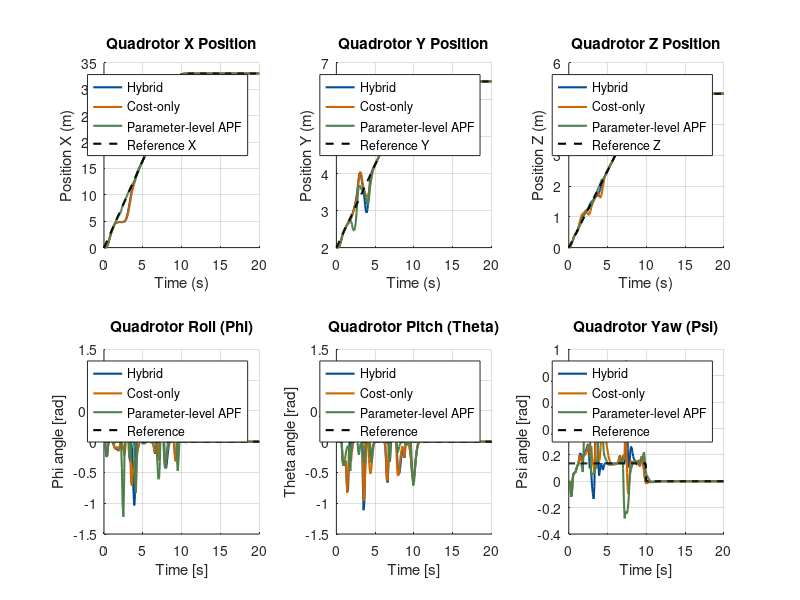
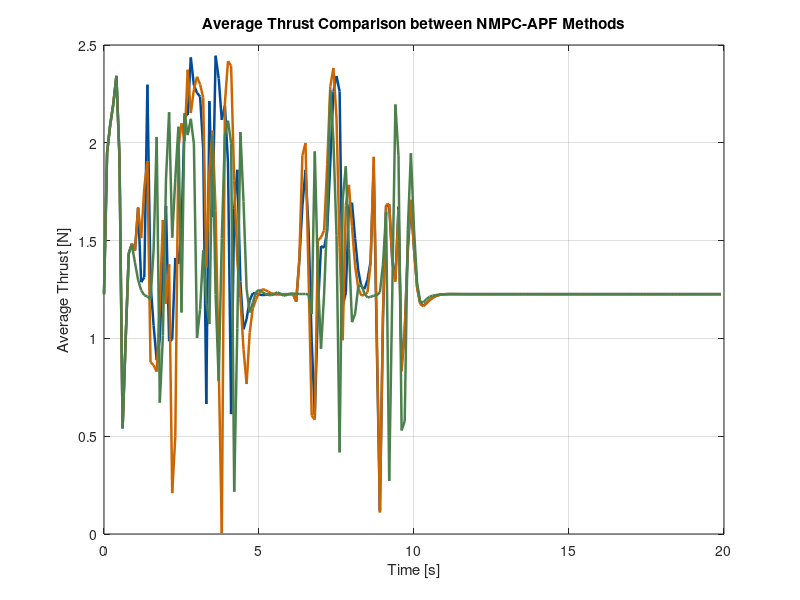

The MATLAB source for these figures, in order: (Note: this script raises an error after producing the figures.)
trajectory = 1;

obs_radius_val = 0.5; % semua radius sama
z_pos = 1.0;          % tinggi referensi (anggap obstacle menempel ground, drone terbang di atas)

% posisi obstacle (manual supaya jaraknya tidak terlalu dekat)
if trajectory == 1
    num_obs = 17; 
    obs_center = [ 6  6  6  8   12   12   15   15   16   18   18   22  23   24  26  29   30 ;   % x
                   9  6  3  1.8  4   6.8   6   1.5  8.2  6.2  2.8  2   4.8  8   4   2.2  7.0 ;   % y
                   z_pos*ones(1,num_obs) ];       % z

    obs_radius = obs_radius_val * ones(1,num_obs);
else
    num_obs = 2.0; 
    obs_center = [ 3.25 6.5;   % x
                   2.5 1.5;   % y
                   z_pos*ones(1,num_obs) ];       % z

    obs_radius = obs_radius_val * ones(1,num_obs);
end

% Load hasil simulasi
load('sim_single.mat','results'); results_single = results;
load('sim_multi.mat','results');  results_multi  = results;
load('sim_multi3.mat','results');  results_multi3  = results;

% --- Time vector untuk state (N_sim+1) ---
t_single = (0:size(results_single.history_x,2)-1)*results_single.dt;
t_multi  = (0:size(results_multi.history_x,2)-1)*results_multi.dt;
t_multi3  = (0:size(results_multi3.history_x,2)-1)*results_multi3.dt;
x_ref = results_single.history_x_ref(1,:);
y_ref = results_single.history_x_ref(2,:);
z_ref = results_single.history_x_ref(3,:);

% --- Time vector untuk kontrol (N_sim) ---
t_u_single = (0:size(results_single.history_u,2)-1) * results_single.dt;
t_u_multi  = (0:size(results_multi.history_u,2)-1) * results_multi.dt;
t_u_multi3  = (0:size(results_multi3.history_u,2)-1) * results_multi3.dt;

color1 = [0.00,0.30,0.60];
color2 = [0.80,0.40,0.00];
color3 = [0.30,0.50,0.30];

% Plot the states.
fig = figure(1); % Fokus pada figure 1
set(fig, 'Name', 'Quadrotor Trajectory Comparison', 'NumberTitle', 'off');
clf(fig);

% --- Plot Posisi X ---
subplot(2,3,1);
hold on;
plot(t_single, results_single.history_x(1,:), 'Color', color1, 'LineWidth', 1.5);
plot(t_multi, results_multi.history_x(1,:), 'Color', color2, 'LineWidth', 1.5);
plot(t_multi3, results_multi3.history_x(1,:), 'Color', color3, 'LineWidth', 1.5);
plot(t_single, results_single.history_x_ref(1,:), 'k--', 'LineWidth', 1.5);
grid on;
xlabel('Time (s)');
ylabel('Position X (m)');
legend('Hybrid', 'Cost-only', 'Parameter-level APF','Reference X', 'Location','best');
title('Quadrotor X Position');
hold off;

% --- Plot Posisi Y ---
subplot(2,3,2);
hold on;
plot(t_single, results_single.history_x(2,:), 'Color', color1, 'LineWidth', 1.5);
plot(t_multi, results_multi.history_x(2,:), 'Color', color2, 'LineWidth', 1.5);
plot(t_multi3, results_multi3.history_x(2,:), 'Color', color3, 'LineWidth', 1.5);
plot(t_single, results_single.history_x_ref(2,:), 'k--', 'LineWidth', 1.5);
grid on;
xlabel('Time (s)');
ylabel('Position Y (m)');
legend('Hybrid', 'Cost-only', 'Parameter-level APF', 'Reference Y', 'Location','best');
title('Quadrotor Y Position');
hold off;

% --- Plot Posisi Z ---
subplot(2,3,3);
hold on;
plot(t_single, results_single.history_x(3,:), 'Color', color1, 'LineWidth', 1.5);
plot(t_multi, results_multi.history_x(3,:), 'Color', color2, 'LineWidth', 1.5);
plot(t_multi3, results_multi3.history_x(3,:), 'Color', color3, 'LineWidth', 1.5);
plot(t_single, results_single.history_x_ref(3,:), 'k--', 'LineWidth', 1.5);
grid on;
xlabel('Time (s)');
ylabel('Position Z (m)');
legend('Hybrid', 'Cost-only', 'Parameter-level APF', 'Reference Z', 'Location','best');
title('Quadrotor Z Position');
hold off;

% --- Phi angle ---
subplot(2,3,4);
hold on;
plot(t_single, results_single.history_x(4,:), 'Color', color1, 'LineWidth', 1.5);
plot(t_multi, results_multi.history_x(4,:), 'Color', color2, 'LineWidth', 1.5);
plot(t_multi3, results_multi3.history_x(4,:), 'Color', color3, 'LineWidth', 1.5);
plot(t_single, results_single.history_x_ref(4,:), 'k--', 'LineWidth', 1.5);
grid on;
xlabel('Time [s]');
ylabel('Phi angle [rad]');
legend('Hybrid', 'Cost-only', 'Parameter-level APF', 'Reference', 'Location','best');
title('Quadrotor Roll (Phi)');
hold off;

% --- Theta angle ---
subplot(2,3,5);
hold on;
plot(t_single, results_single.history_x(5,:), 'Color', color1, 'LineWidth', 1.5);
plot(t_multi, results_multi.history_x(5,:), 'Color', color2, 'LineWidth', 1.5);
plot(t_multi3, results_multi3.history_x(5,:), 'Color', color3, 'LineWidth', 1.5);
plot(t_single, results_single.history_x_ref(5,:), 'k--', 'LineWidth', 1.5);
grid on;
xlabel('Time [s]');
ylabel('Theta angle [rad]');
legend('Hybrid', 'Cost-only', 'Parameter-level APF', 'Reference', 'Location','best');
title('Quadrotor Pitch (Theta)');
hold off;

% --- Psi angle ---
subplot(2,3,6);
hold on;
plot(t_single, results_single.history_x(6,:), 'Color', color1, 'LineWidth', 1.5);
plot(t_multi, results_multi.history_x(6,:), 'Color', color2, 'LineWidth', 1.5);
plot(t_multi3, results_multi3.history_x(6,:), 'Color', color3, 'LineWidth', 1.5);
plot(t_single, results_single.history_x_ref(6,:), 'k--', 'LineWidth', 1.5);
grid on;
xlabel('Time [s]');
ylabel('Psi angle [rad]');
legend('Hybrid', 'Cost-only', 'Parameter-level APF', 'Reference', 'Location','best');
title('Quadrotor Yaw (Psi)');
hold off;

%% === Compute Average Thrust ===
T_avg_single = mean(results_single.history_u, 1);
T_avg_multi  = mean(results_multi.history_u, 1);
T_avg_multi3 = mean(results_multi3.history_u, 1);

%% === Compute Control Effort Metrics ===
J_u_single = sum(sum(results_single.history_u.^2, 1));
J_u_multi  = sum(sum(results_multi.history_u.^2, 1));
J_u_multi3 = sum(sum(results_multi3.history_u.^2, 1));

mean_u_single = mean(T_avg_single);
mean_u_multi  = mean(T_avg_multi);
mean_u_multi3 = mean(T_avg_multi3);

max_u_single = max(T_avg_single);
max_u_multi  = max(T_avg_multi);
max_u_multi3 = max(T_avg_multi3);

%% === PLOT 1: Average Thrust Comparison ===
figure('Name','Average Thrust Comparison','Color','w');
hold on; box on; grid on;

plot(t_u_single, T_avg_single, 'Color', color1, 'LineWidth', 1.8);
plot(t_u_multi,  T_avg_multi,  'Color', color2, 'LineWidth', 1.8);
plot(t_u_multi3, T_avg_multi3, 'Color', color3, 'LineWidth', 1.8);

xlabel('Time [s]');
ylabel('Average Thrust [N]');
title('Average Thrust Comparison between NMPC-APF Methods');

% (Optional) Mark obstacle avoidance window
xline(4, '--', 'Avoidance Start', 'Color', [0.5 0.5 0.5], 'LabelVerticalAlignment','bottom');
xline(9, '--', 'Avoidance End', 'Color', [0.5 0.5 0.5], 'LabelVerticalAlignment','bottom');

legend({'Hybrid NMPC (Cost + Constraint)', ...
        'NMPC (Cost-only APF)', ...
        'NMPC (Input-Bias APF)'}, ...
        'Location','best');
set(gca,'FontSize',11);

ylim([min([T_avg_single,T_avg_multi,T_avg_multi3])*0.9, ...
      max([T_avg_single,T_avg_multi,T_avg_multi3])*1.1]);

%% === PLOT 2: Thrust per Motor (Optional, use one representative motor) ===
figure('Name','Thrust Command (Motor 1)','Color','w');
hold on; box on; grid on;

plot(t_u_single, results_single.history_u(1,:), 'Color', color1, 'LineWidth', 1.5);
plot(t_u_multi,  results_multi.history_u(1,:),  'Color', color2, 'LineWidth', 1.5);
plot(t_u_multi3, results_multi3.history_u(1,:), 'Color', color3, 'LineWidth', 1.5);

xlabel('Time [s]');
ylabel('Thrust Motor 1 [N]');
title('Thrust Command Comparison (Representative Motor)');
legend({'Hybrid NMPC', 'Cost-only APF', 'Input-Bias APF'}, 'Location','best');
set(gca,'FontSize',11);

%% === TABLE: Control Effort Metrics ===
fprintf('\n=== CONTROL EFFORT METRICS ===\n');
fprintf('%-35s %-15s %-15s %-15s\n', 'Method', 'Σ||u||²', 'Mean Thrust [N]', 'Max Thrust [N]');
fprintf('---------------------------------------------------------------------------------\n');
fprintf('%-35s %-15.3f %-15.3f %-15.3f\n', 'Hybrid NMPC (Cost+Constraint)', J_u_single, mean_u_single, max_u_single);
fprintf('%-35s %-15.3f %-15.3f %-15.3f\n', 'NMPC (Cost-only APF)',         J_u_multi,  mean_u_multi,  max_u_multi);
fprintf('%-35s %-15.3f %-15.3f %-15.3f\n', 'NMPC (Input-Bias APF)',        J_u_multi3, mean_u_multi3, max_u_multi3);

%% === (Optional) Convert metrics to table for plotting/export ===
ControlEffortTable = table( ...
    {'Hybrid (Cost+Constraint)'; 'Cost-only APF'; 'Input-Bias APF'}, ...
    [J_u_single; J_u_multi; J_u_multi3], ...
    [mean_u_single; mean_u_multi; mean_u_multi3], ...
    [max_u_single; max_u_multi; max_u_multi3], ...
    'VariableNames', {'Method','TotalEffort','MeanThrust','MaxThrust'});

disp(ControlEffortTable);
% Asumsi: 'results_single' dan 'results_multi' telah dimuat
% Asumsi: 'obs_center', 'obs_radius', 'trajectory' telah didefinisikan

x_ref_single = results_single.history_x_ref(1, :);
y_ref_single = results_single.history_x_ref(2, :);
z_ref_single = results_single.history_x_ref(3, :);

x_actual_single = results_single.history_x(1, :);
y_actual_single = results_single.history_x(2, :);
z_actual_single = results_single.history_x(3, :);

x_actual_multi = results_multi.history_x(1, :);
y_actual_multi = results_multi.history_x(2, :);
z_actual_multi = results_multi.history_x(3, :);

x_actual_multi3 = results_multi3.history_x(1, :);
y_actual_multi3 = results_multi3.history_x(2, :);
z_actual_multi3 = results_multi3.history_x(3, :);

figure; hold on; grid on; box on;

%% --- Plot Lintasan Reference dan Aktual ---
% Plot lintasan referensi (sama untuk kedua metode)
h_ref = plot3(x_ref_single, y_ref_single, z_ref_single, 'k--', 'LineWidth', 1.5, 'DisplayName', 'Reference Path');

% Plot lintasan metode pertama (Single)
h_actual_single = plot3(x_actual_single, y_actual_single, z_actual_single, 'Color', color1, 'LineWidth', 1.5, 'DisplayName', 'Hybrid');

% Plot lintasan metode kedua (Multi)
h_actual_multi = plot3(x_actual_multi, y_actual_multi, z_actual_multi, 'Color', color2, 'LineWidth', 1.5, 'DisplayName', 'Cost-only');

% Plot lintasan metode kedua (Multi)
h_actual_multi3 = plot3(x_actual_multi3, y_actual_multi3, z_actual_multi3, 'Color', color3, 'LineWidth', 1.5, 'DisplayName', 'Parameter-level APF');


%% --- Tandai Start & Finish ---
% Titik awal dan akhir untuk metode pertama
% h_start_act_single = plot3(x_actual_single(1), y_actual_single(1), z_actual_single(1), 'bo', 'MarkerFaceColor', 'b', 'MarkerSize', 8, 'DisplayName', 'Start');
% h_finish_act_single = plot3(x_actual_single(end), y_actual_single(end), z_actual_single(end), 'bx', 'LineWidth', 2, 'MarkerSize', 10, 'DisplayName', 'Finish');

% % Titik awal dan akhir untuk metode kedua
% h_start_act_multi = plot3(x_actual_multi(1), y_actual_multi(1), z_actual_multi(1), 'go', 'MarkerFaceColor', 'g', 'MarkerSize', 8, 'DisplayName', 'Start (Multi)');
% h_finish_act_multi = plot3(x_actual_multi(end), y_actual_multi(end), z_actual_multi(end), 'gx', 'LineWidth', 2, 'MarkerSize', 10, 'DisplayName', 'Finish (Multi)');

% Titik awal dan akhir referensi (hanya perlu satu)
h_start_ref = plot3(x_ref_single(1), y_ref_single(1), z_ref_single(1), 'ko', 'MarkerFaceColor', 'k', 'MarkerSize', 8, 'DisplayName', 'Start Reference');
h_finish_ref = plot3(x_ref_single(end), y_ref_single(end), z_ref_single(end), 'kx', 'LineWidth', 2, 'MarkerSize', 10, 'DisplayName', 'Finish Reference');

%% --- Drone Heading (quiver3) ---
% Panah untuk lintasan pertama
N_single = length(x_actual_single);
step_arrow_single = max(floor(N_single/20),1);
scale_arrow = 0.5;
for k = 1:step_arrow_single:N_single-1
    quiver3(x_actual_single(k), y_actual_single(k), z_actual_single(k), ...
            x_actual_single(k+1)-x_actual_single(k), ...
            y_actual_single(k+1)-y_actual_single(k), ...
            z_actual_single(k+1)-z_actual_single(k), ...
            scale_arrow, 'Color', color1, 'LineWidth', 1.5, 'MaxHeadSize', 2, 'HandleVisibility', 'off');
end

% Panah untuk lintasan kedua
N_multi = length(x_actual_multi);
step_arrow_multi = max(floor(N_multi/20),1);
for k = 1:step_arrow_multi:N_multi-1
    quiver3(x_actual_multi(k), y_actual_multi(k), z_actual_multi(k), ...
            x_actual_multi(k+1)-x_actual_multi(k), ...
            y_actual_multi(k+1)-y_actual_multi(k), ...
            z_actual_multi(k+1)-z_actual_multi(k), ...
            scale_arrow, 'Color', color2, 'LineWidth', 1.5, 'MaxHeadSize', 2, 'HandleVisibility', 'off');
end

% Panah untuk lintasan kedua
N_multi3 = length(x_actual_multi3);
step_arrow_multi3 = max(floor(N_multi3/20),1);
for k = 1:step_arrow_multi3:N_multi3-1
    quiver3(x_actual_multi3(k), y_actual_multi3(k), z_actual_multi3(k), ...
            x_actual_multi3(k+1)-x_actual_multi3(k), ...
            y_actual_multi3(k+1)-y_actual_multi3(k), ...
            z_actual_multi3(k+1)-z_actual_multi3(k), ...
            scale_arrow, 'Color', color3, 'LineWidth', 1.5, 'MaxHeadSize', 2, 'HandleVisibility', 'off');
end
h_arrow_single = plot3(nan, nan, nan, 'Color', color1, 'LineWidth', 1.5, 'DisplayName', 'Hybrid');
h_arrow_multi = plot3(nan, nan, nan, 'Color', color2, 'LineWidth', 1.5, 'DisplayName', 'Cost-only');
h_arrow_multi3 = plot3(nan, nan, nan, 'Color', color3, 'LineWidth', 1.5, 'DisplayName', 'Parameter-level APF');

%% --- Plot Obstacles (Silinder Hijau Tua) ---
num_obs = size(obs_center,2);
if trajectory == 1
    obstacle_height = 8;
else
    obstacle_height = 2;%8;
end
safety_scale = 1.2; % safety margin

for j = 1:num_obs
    c = obs_center(:,j);
    r = obs_radius(j);

    [x_cyl, y_cyl, z_cyl] = cylinder(r,50);
    z_cyl = z_cyl * obstacle_height;
    x_cyl = x_cyl + c(1);
    y_cyl = y_cyl + c(2);

    surf(x_cyl, y_cyl, z_cyl, 'FaceAlpha', 0.5, 'FaceColor', [0.52 0.21 0.57], 'EdgeColor', 'none');

    [x_safe, y_safe, z_safe] = cylinder(r*safety_scale,50);
    z_safe = z_safe*obstacle_height;
    x_safe = x_safe + c(1);
    y_safe = y_safe + c(2);
    surf(x_safe, y_safe, z_safe, 'FaceAlpha', 0.1, 'FaceColor', 'r', 'EdgeColor', 'none', 'HandleVisibility', 'off');
end
h_obs = plot3(nan, nan, nan, 's', 'MarkerFaceColor', 'k', 'MarkerEdgeColor', 'k', 'DisplayName', 'Obstacles');


%% --- Axis, Labels, View ---
xlabel('X [m]'); ylabel('Y [m]'); zlabel('Z [m]');
title('Drone Trajectory Comparison', 'FontSize', 12);
view(45,25);

% Atur batas sumbu agar konsisten untuk kedua plot
all_x = [x_ref_single, x_actual_single, x_actual_multi, x_actual_multi3];
all_y = [y_ref_single, y_actual_single, y_actual_multi, y_actual_multi3];
all_z = [z_ref_single, z_actual_single, z_actual_multi, z_actual_multi3];

xlim([min(all_x)-1, max(all_x)+1]);
ylim([min(all_y)-1, max(all_y)+1]);
zlim([min(all_z)-1, max(all_z)+1]);

axis equal; grid on;

%% --- Legend (informatif) ---
legend([h_actual_single, h_actual_multi, h_actual_multi3, h_ref, h_arrow_single, h_arrow_multi, h_arrow_multi3, h_obs, h_start_ref, h_finish_ref], 'Location','bestoutside');


figure; hold on; grid on; box on;

%% --- Plot Lintasan Referensi dan Aktual ---
h_ref = plot(x_ref, y_ref, 'k--', 'LineWidth', 1.5, 'DisplayName', 'Reference Path'); % Jalur referensi
h_actual_single = plot(x_actual_single, y_actual_single, 'Color', color1, 'LineWidth', 1.5, 'DisplayName', 'Hybrid'); % Jalur Single-NMPC
h_actual_multi = plot(x_actual_multi, y_actual_multi, 'Color', color2, 'LineWidth', 1.5, 'DisplayName', 'Cost-only'); % Jalur Multi-NMPC
h_actual_multi3 = plot(x_actual_multi3, y_actual_multi3, 'Color', color3, 'LineWidth', 1.5, 'DisplayName', 'Parameter-level APF'); % Jalur Multi-NMPC

%% --- Obstacles (lingkaran 2D) ---
% --- Inisialisasi Parameter ---
theta = linspace(0, 2*pi, 100);
num_obs = size(obs_center, 2);
obs_radius = obs_radius_val * ones(1, num_obs); % Radius rintangan fisik

obstacle_color = [0.5 0.5 0.5]; % Warna abu-abu solid untuk semua rintangan
d_safe = 0.5; % Ganti dengan nilai d_safe aktual Anda

% --- Loop untuk Menggambar Setiap Rintangan ---
for j = 1:num_obs
    % 1. Gambar Rintangan Fisik (Warna Solid Tunggal)
    x_obs = obs_center(1, j) + obs_radius(j) * cos(theta);
    y_obs = obs_center(2, j) + obs_radius(j) * sin(theta);
    
    fill(x_obs, y_obs, obstacle_color, 'FaceAlpha', 0.6, 'EdgeColor', 'k', 'LineWidth', 1);
    
    % 2. Gambar Lingkaran Jarak Aman (Safe Distance Margin)
    R_safe_zone = obs_radius(j) + d_safe; % Radius Total: Fisik + Jarak Aman
    
    x_safe = obs_center(1, j) + R_safe_zone * cos(theta);
    y_safe = obs_center(2, j) + R_safe_zone * sin(theta);
    
    plot(x_safe, y_safe, 'k:', 'LineWidth', 1.2, 'HandleVisibility', 'off'); % Garis putus-putus hitam (dotted)
end

% --- Handle Legenda (untuk Rintangan dan Zona Aman) ---
% Tambahkan handle placeholder untuk legenda yang akurat
h_obs = plot(nan, nan, 's', 'MarkerFaceColor', obstacle_color, 'MarkerEdgeColor', 'k', 'DisplayName', 'Rintangan Fisik');
h_safe = plot(nan, nan, 'k:', 'LineWidth', 1.2, 'DisplayName', ['Zona Aman (R_{safe} = ' num2str(d_safe) 'm)']);

% Hapus plot placeholder lama jika ada
% h_obs_old = plot(nan, nan, 'o', 'MarkerFaceColor', 'k', 'MarkerEdgeColor', 'k', 'DisplayName', 'Obstacles');

%% --- Tandai Start & Finish ---
h_start_ref = plot(x_ref(1), y_ref(1), 'ko', 'MarkerSize', 10, 'MarkerFaceColor', 'k', 'DisplayName', 'Start Reference');
h_finish_ref = plot(x_ref(end), y_ref(end), 'kx', 'MarkerSize', 10, 'LineWidth', 2, 'DisplayName', 'Finish Reference');
% 
% h_start_single = plot(x_actual_single(1), y_actual_single(1), 'bo', 'MarkerSize', 10, 'MarkerFaceColor', 'b', 'DisplayName', 'Start Improvement APF');
% h_finish_single = plot(x_actual_single(end), y_actual_single(end), 'bx', 'MarkerSize', 10, 'LineWidth', 2, 'DisplayName', 'Finish Improvement APF');

% h_start_multi = plot(x_actual_multi(1), y_actual_multi(1), 'go', 'MarkerSize', 10, 'MarkerFaceColor', 'g', 'DisplayName', 'Start Multi-NMPC');
% h_finish_multi = plot(x_actual_multi(end), y_actual_multi(end), 'gx', 'MarkerSize', 10, 'LineWidth', 2, 'DisplayName', 'Finish Multi-NMPC');

%% --- Drone Heading (quiver) ---
scale_arrow = 1;

% Quiver untuk metode single
N_single = length(x_actual_single);
step_arrow_single = max(floor(N_single / 20), 1);
for k = 1:step_arrow_single:N_single - 1
    quiver(x_actual_single(k), y_actual_single(k), ...
           x_actual_single(k+1) - x_actual_single(k), ...
           y_actual_single(k+1) - y_actual_single(k), ...
           scale_arrow, 'Color', color1, 'LineWidth', 1.5, 'MaxHeadSize', 3, 'HandleVisibility', 'off');
end

% Quiver untuk metode multi
N_multi = length(x_actual_multi);
step_arrow_multi = max(floor(N_multi / 20), 1);
for k = 1:step_arrow_multi:N_multi - 1
    quiver(x_actual_multi(k), y_actual_multi(k), ...
           x_actual_multi(k+1) - x_actual_multi(k), ...
           y_actual_multi(k+1) - y_actual_multi(k), ...
           scale_arrow, 'Color', color2, 'LineWidth', 1.5, 'MaxHeadSize', 3, 'HandleVisibility', 'off');
end

N_multi3 = length(x_actual_multi3);
step_arrow_multi3 = max(floor(N_multi3 / 20), 1);
for k = 1:step_arrow_multi3:N_multi3 - 1
    quiver(x_actual_multi3(k), y_actual_multi3(k), ...
           x_actual_multi3(k+1) - x_actual_multi3(k), ...
           y_actual_multi3(k+1) - y_actual_multi3(k), ...
           scale_arrow, 'Color', color3, 'LineWidth', 1.5, 'MaxHeadSize', 3, 'HandleVisibility', 'off');
end
% h_arrow_single = plot(nan, nan, 'Color', color1, 'LineWidth', 1.5, 'DisplayName', 'Improvement APF Heading');
% h_arrow_multi = plot(nan, nan, 'Color', color3, 'LineWidth', 1.5, 'DisplayName', 'Clasic APF Heading');


h_arrow_single = plot(nan, nan, 'Color', color1, 'LineWidth', 1.5, 'DisplayName', 'Hybrid');
h_arrow_multi = plot(nan, nan, 'Color', color2, 'LineWidth', 1.5, 'DisplayName', 'Cost-only');
h_arrow_multi3 = plot(nan, nan, 'Color', color3, 'LineWidth', 1.5, 'DisplayName', 'Parameter-level');

%% --- Axis, Labels, Title ---
xlabel('X [m]');
ylabel('Y [m]');
title('Drone Trajectory (Top View) Comparison');
axis equal;
grid on;
box on;

%% --- Legend yang lebih informatif ---
legend([h_actual_single, h_actual_multi, h_ref, h_arrow_single, h_arrow_multi, h_start_ref, h_finish_ref, h_obs], 'Location', 'bestoutside');


% Asumsi: 'results_single', 'results_multi', 'obs_center', dan 'obs_radius' telah dimuat

%% --- Hitung metrik untuk Single-NMPC ---
N_actual_single = size(results_single.history_x, 2);
time_single = (0:N_actual_single-1) * results_single.dt;
d_min_log_single = zeros(1, N_actual_single);
for i = 1:N_actual_single
    p = results_single.history_x(1:3, i);
    d_all = vecnorm(p - obs_center, 2, 1) - obs_radius;
    d_min_log_single(i) = min(d_all);
end
v_act_norm_single = sqrt(sum(results_single.history_x(7:9, 1:N_actual_single).^2, 1));

%% --- Hitung metrik untuk Multi-NMPC ---
N_actual_multi = size(results_multi.history_x, 2);
time_multi = (0:N_actual_multi-1) * results_multi.dt;
d_min_log_multi = zeros(1, N_actual_multi);
for i = 1:N_actual_multi
    p = results_multi.history_x(1:3, i);
    d_all = vecnorm(p - obs_center, 2, 1) - obs_radius;
    d_min_log_multi(i) = min(d_all);
end
v_act_norm_multi = sqrt(sum(results_multi.history_x(7:9, 1:N_actual_multi).^2, 1));

N_actual_multi3 = size(results_multi3.history_x, 2);
time_multi3 = (0:N_actual_multi3-1) * results_multi3.dt;
d_min_log_multi3 = zeros(1, N_actual_multi3);
for i = 1:N_actual_multi3
    p = results_multi3.history_x(1:3, i);
    d_all = vecnorm(p - obs_center, 2, 1) - obs_radius;
    d_min_log_multi3(i) = min(d_all);
end
v_act_norm_multi3 = sqrt(sum(results_multi3.history_x(7:9, 1:N_actual_multi3).^2, 1));


%% --- Plot 1: Minimum Distance to Obstacles Comparison ---
figure('Name', 'Minimum Distance to Obstacles Comparison', 'Color', 'w');
hold on; 
box on; 
grid on;

% --- Plot Minimum Distance ---
% 'time_single', 'd_min_log_single' likely refer to your Hybrid NMPC approach
h_dist_hybrid = plot(time_single, d_min_log_single, 'Color', color1, 'LineWidth', 1.5);

% 'time_multi', 'd_min_log_multi' likely refer to the Cost-only APF benchmark
h_dist_cost_only = plot(time_multi, d_min_log_multi, 'Color', color2, 'LineWidth', 1.5);

% 'time_multi3', 'd_min_log_multi3' likely refer to the Input-Bias APF benchmark
h_dist_input_bias = plot(time_multi3, d_min_log_multi3, 'Color', color3, 'LineWidth', 1.5);

ylabel('Minimum Distance to Obstacles [m]');
xlabel('Time [s]');
title('Comparison of Drone Minimum Distance to Obstacles');

% Combine distance data to set consistent axis limits
all_dist = [d_min_log_single, d_min_log_multi, d_min_log_multi3];
ylim([0, max(all_dist) * 1.2]);

% Safe Distance Threshold Line
h_safe_line = yline(0.5, 'k', 'LineWidth', 1.5, 'Label', 'safety boundary (d{safe})', 'LabelHorizontalAlignment', 'right', ...
    'LabelVerticalAlignment', 'bottom');

% Legend for Distance Plot
legend([h_dist_hybrid, h_dist_cost_only, h_dist_input_bias], ...
       {'Hybrid NMPC (Cost+Constraint)', ...
        'NMPC (Cost-only APF)', ...
        'NMPC (Input-Bias APF)'}, ...
       'Location', 'northeast', 'FontSize', 10, 'Box', 'off');
   
xline(1.2, '--', 'Start Avoidance', 'Color', [0.2 0.2 0.2]);
xline(10.6, '--', 'End Avoidance', 'Color', [0.2 0.2 0.2]);


set(gca, 'FontSize', 11);


%% --- Plot 2: Total Drone Speed Comparison ---
figure('Name', 'Total Drone Speed Comparison', 'Color', 'w');
hold on; 
box on; 
grid on;

% --- Plot Total Speed ---
h_speed_hybrid = plot(time_single, v_act_norm_single, 'Color', color1, 'LineWidth', 1.5);
h_speed_cost_only = plot(time_multi, v_act_norm_multi, 'Color', color2, 'LineWidth', 1.5);
h_speed_input_bias = plot(time_multi3, v_act_norm_multi3, 'Color', color3, 'LineWidth', 1.5);

ylabel('Drone Total Speed [m/s]');
xlabel('Time [s]');
title('Comparison of Drone Total Speed during Maneuver');

% Combine speed data to set consistent axis limits
all_speed = [v_act_norm_single, v_act_norm_multi, v_act_norm_multi3];
ylim([0, max(all_speed) * 1.2]);

% Legend for Speed Plot
legend([h_speed_hybrid, h_speed_cost_only, h_speed_input_bias], ...
       {'Speed (Hybrid NMPC)', 'Speed (Cost-only APF)', 'Speed (Input-Bias APF)'}, ...
       'Location', 'best');

set(gca, 'FontSize', 11);


%% --- Publikasi-ready Plotting Kecepatan Drone --- %%
% Asumsi: results_single dan results_multi telah dimuat
% dan memiliki history_x, history_x_ref, dan dt

% Dapatkan data dan waktu untuk kedua metode
t_single = (0:size(results_single.history_x, 2)-1) * results_single.dt;
t_multi = (0:size(results_multi.history_x, 2)-1) * results_multi.dt;
t_multi3 = (0:size(results_multi3.history_x, 2)-1) * results_multi3.dt;

% Buat figure dengan ukuran yang disesuaikan
figure('Name','Drone Linear Velocity and Speed Comparison','Color','w', 'Position', [100 100 800 900]);

% Warna dan style
colors = {color1, color2, color3};
style_ref = '--'; % Garis putus-putus untuk referensi
style_single = '-'; % Garis solid untuk Single-NMPC
style_multi = '-'; % Garis titik-titik untuk Multi-NMPC
style_multi3 = '-'; % Garis titik-titik untuk Multi-NMPC

%% --- VX, VY, VZ Subplots ---
components = {'v_x','v_y','v_z'};
for i = 1:3
    subplot(4,1,i);
    hold on;
    
    % Plot NMPC reference (sama untuk kedua metode)
    h_ref = plot(t_single, results_single.history_x_ref(6+i,:), 'k', 'LineStyle', style_ref, 'LineWidth', 1.5);
    
    % --- Plot Actual Single-NMPC (Metode 1) ---
    h_single = plot(t_single, results_single.history_x(6+i,:), 'Color', colors{1}, 'LineStyle', style_single, 'LineWidth', 1.5);
    
    % --- Plot Actual Multi-NMPC (Metode 2) ---
    h_multi = plot(t_multi, results_multi.history_x(6+i,:), 'Color', colors{2}, 'LineStyle', style_multi, 'LineWidth', 1.5);
    
    % --- Plot Actual Metode Ketiga (Metode 3) ---
    h_multi3 = plot(t_multi3, results_multi3.history_x(6+i,:), 'Color', colors{3}, 'LineStyle', style_multi3, 'LineWidth', 1.5);
    
    grid on; box on;
    xlabel('Time [s]');
    ylabel([components{i} ' [m/s]']);
    
    legend([h_ref, h_single, h_multi], 'NMPC reference', 'Actual (Hybrid)', 'Actual (Cost-only)', 'Actual (Parameter-level APF)', 'Location', 'best');
    title(['Quadrotor Linear Velocity in ', strrep(components{i},'_','-')]);
    hold off;
end

%% --- Total Speed Subplot ---
v_ref_norm = sqrt(sum(results_single.history_x_ref(7:9,:).^2,1));
v_single_norm = sqrt(sum(results_single.history_x(7:9,:).^2,1));
v_multi_norm = sqrt(sum(results_multi.history_x(7:9,:).^2,1));
v_multi_norm3 = sqrt(sum(results_multi3.history_x(7:9,:).^2,1));
 
subplot(4,1,4);
hold on;
plot(t_single, v_ref_norm, 'k--', 'LineWidth', 1.5);
plot(t_single, v_single_norm, 'Color', color1, 'LineWidth', 1.5);
plot(t_multi, v_multi_norm, 'Color', color2, 'LineWidth', 1.5);
plot(t_multi3, v_multi_norm3, 'Color', color3, 'LineWidth', 1.5);

grid on; box on;
xlabel('Time [s]');
ylabel('Speed [m/s]');
legend('NMPC reference speed', 'Actual speed (Hybrid)', 'Actual speed (Cost-only)', 'Actual speed (Parameter-level APF)', 'Location', 'best');
title('Comparison of Drone Total Linear Speed');
hold off;



%% === Hitung Error untuk masing-masing metode ===
ref_traj = [x_ref; y_ref; z_ref];
act_single = results_single.history_x(1:3,:);
act_multi  = results_multi.history_x(1:3,:);
act_multi3 = results_multi3.history_x(1:3,:);

[RMSE_single, MAE_single, MAX_single] = computeTrackingError(ref_traj, act_single);
[RMSE_multi,  MAE_multi,  MAX_multi]  = computeTrackingError(ref_traj, act_multi);
[RMSE_multi3, MAE_multi3, MAX_multi3] = computeTrackingError(ref_traj, act_multi3);

%% === Hitung Violation untuk setiap metode ===
V_single = computeViolation(results_single, obs_center, obs_radius);
V_multi  = computeViolation(results_multi,  obs_center, obs_radius);
V_multi3 = computeViolation(results_multi3, obs_center, obs_radius);


%% === Buat Tabel Evaluasi ===
Method = {'APF-Cost-only'; 'APF-Hybrid (Cost+Constraint)'; 'APF-Parameter-level'};
RMSE = [RMSE_single; RMSE_multi; RMSE_multi3];
MAE  = [MAE_single; MAE_multi; MAE_multi3];
MAXE = [MAX_single; MAX_multi; MAX_multi3];
Violation = [V_single; V_multi; V_multi3];

T = table(Method, RMSE, MAE, MAXE, Violation);
disp('=== Performance Comparison ===');
disp(T);

%% === Visualisasi perbandingan Error & Violation ===
figure('Name','Error vs Violation Comparison','Color','w');
yyaxis left
bar(categorical(Method), RMSE, 0.4);
ylabel('RMSE [m]');
yyaxis right
plot(categorical(Method), Violation, 'ro-','LineWidth',2,'MarkerSize',8);
ylabel('Constraint Violation [m]');
title('Tracking Error and Safety Violation Comparison');
grid on;

%% === Fungsi perhitungan error tracking ===
function [RMSE, MAE, MAXE] = computeTrackingError(ref, actual)
    err = vecnorm(ref - actual, 2, 1);
    RMSE = sqrt(mean(err.^2));
    MAE  = mean(abs(err));
    MAXE = max(abs(err));
end

%% === Fungsi menghitung Constraint Violation (Obstacle) ===
function V = computeViolation(results, obs_center, obs_radius)
    d_safe = 0.5;   % batas aman (jarak pengaruh APF)
    num_steps = size(results.history_x,2);
    num_obs = size(obs_center,2);
    V = 0;
    for k = 1:num_steps
        p = results.history_x(1:2,k);
        min_dist = inf;
        for j = 1:num_obs
            c = obs_center(1:2,j);
            r = obs_radius(j);
            dist_surf = norm(p - c) - r; % jarak ke permukaan obstacle
            if dist_surf < min_dist
                min_dist = dist_surf;
            end
        end
        V = V + max(0, d_safe - min_dist);  % pelanggaran jika < d_safe
    end
    V = V / num_steps;
end